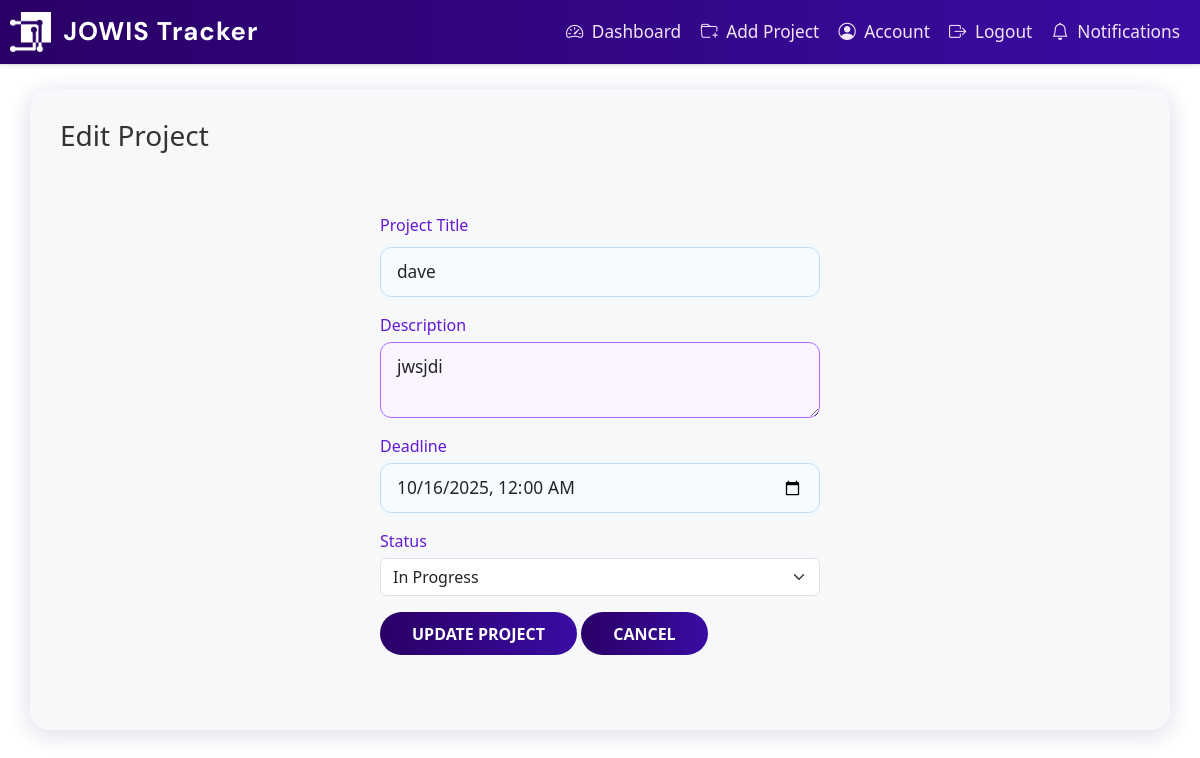
The page /project/9/edit (signed in) on the database its author committed.
### app/dbmodels.py (models this page shows, shortened)
class Project(db.Model):
    id = db.Column(db.Integer, primary_key=True, autoincrement=True)
    title = db.Column(db.String(150), nullable=False)
    description = db.Column(db.Text, nullable=False)
    tasks = db.relationship("Task", backref="project", cascade="all, delete-orphan", passive_deletes=True)
    milestones = db.relationship("Milestone", backref="project", cascade="all, delete-orphan", passive_deletes=True)
    deadline = db.Column(db.DateTime, nullable=False, default = datetime.now(timezone.utc)) # default to current time in UTC
    status = db.Column(db.String(20), nullable=False, default="Pending")
    comment = db.Column(db.Text, nullable=True)
    users = db.relationship(
        'User',
        secondary=project_users,
        back_populates='projects'
    )

### app/routes.py (the view)
@main.route("/project/<int:project_id>/edit", methods=["GET"])
@login_required
def edit_project(project_id):
    project = Project.query.get_or_404(project_id)
    form = ProjectForm(obj=project)
    if current_user.role == "admin":
        form.users.choices = [(u.id, u.username) for u in User.query.all()]
    else:
        if hasattr(form, 'users'):
            del form.users
    if current_user.role != 'admin' and current_user not in project.users:
        flash("You do not have permission to edit this project.", "danger")
        abort(403)
    return render_template("edit_project.html", project=project, form=form)

### app/forms.py
class ProjectForm(FlaskForm):
    title = StringField('Project Title', validators=[DataRequired()])
    description = TextAreaField('Description', validators=[DataRequired()])
    deadline = DateTimeLocalField('Deadline', format='%Y-%m-%dT%H:%M')
    status = SelectField('Status', choices=[('Pending', 'Pending'), ('In Progress', 'In Progress'), ('Completed', 'Completed')])
    users = SelectMultipleField('Assign Users', coerce=int)  # Only used by admin
    submit = SubmitField('Add Project')

### app/templates/edit_project.html (shortened to what this page needs)
{% extends "base.html" %}
{% block content %}
<div class="container mt-4">
    <h3>Edit Project</h3>
    <form method="POST">
        <div class="mb-3">
            {{ form.title.label(class="form-label") }}
            {{ form.title(class="form-control") }}
        </div>
        <div class="mb-3">
            {{ form.description.label(class="form-label") }}
            {{ form.description(class="form-control") }}
        </div>
        <div class="mb-3">
            {{ form.deadline.label(class="form-label") }}
            {{ form.deadline(class="form-control", type="datetime-local") }}
        </div>
        <div class="mb-3">
            {{ form.status.label(class="form-label") }}
            {{ form.status(class="form-select") }}
        </div>
        <button type="submit" class="btn btn-primary">Update Project</button>
        <a href="{{ url_for('main.dashboard') }}" class="btn btn-secondary">Cancel</a>
    </form>
</div>
{% endblock %}

### app/static/style.css (style rules this page uses)
body { background: #fff !important; font-family: "Segoe UI", Tahoma, Geneva, Verdana, sans-serif; color: #333; margin: 0; padding: 0; }
.btn, input[type="submit"], .submit, .btn-primary, .btn-outline-primary, .button { background: linear-gradient(90deg, #2a0066 0%, #3a0ca3 100%); color: #fff !important; border: none; transition: background 0.2s; }
body, body.bg-light, body.bg-gradient, body.bg-purple, body.bg-pink { background: #fff !important; }
.container, .container-login, .container-signup, .signup-container, .signup-container-1, .form-container { background: #f7f8fa !important; box-shadow: 0 4px 24px rgba(42, 0, 102, 0.08); border-radius: 1.2rem; }
input[type="text"], input[type="password"] { width: 100%; padding: 12px 15px; margin: 10px 0; border: 1px solid #ccc; border-radius: 6px; box-sizing: border-box; }
body { font-family: "Segoe UI", Tahoma, Geneva, Verdana, sans-serif; background-color: #f0f2f5; margin: 0; }
form { width: 350px; }
label { display: block; margin-top: 15px; margin-bottom: 5px; color: #555; font-weight: bold; }
input[type="text"], input[type="email"], input[type="password"] { width: 100%; padding: 12px 15px; margin: 10px 0; border: 1px solid #ccc; border-radius: 6px; box-sizing: border-box; }
a { color: #007bff; text-decoration: none; }
body { background-color: #f2f2f2; font-family: Arial, sans-serif; margin: 0; }
body { background-color: #f4f6f8; font-family: "Segoe UI", Tahoma, Geneva, Verdana, sans-serif; color: #333; margin: 0; padding: 0; }
.container { padding: 30px; border-radius: 12px; }
label { font-weight: bold; margin-bottom: 8px; display: block; }
input[type="text"], input[type="datetime"], input[type="checkbox"], textarea, select { width: 100%; padding: 10px 12px; border: 1px solid #ccc; border-radius: 8px; box-sizing: border-box; transition: 0.3s ease; }
body { font-family: "Segoe UI", Tahoma, Geneva, Verdana, sans-serif; background-color: #f4f6f8; margin: 0; }
form { padding: 25px 30px; border-radius: 10px; box-shadow: 0 4px 10px none; width: 100%; max-width: 500px; margin: 20px auto; }
label { display: block; margin-bottom: 8px; color: #555; font-weight: 500; }
input[type="text"], textarea { width: 100%; padding: 10px 12px; margin-bottom: 20px; border: 1px solid #9932cc; border-radius: 6px; font-size: 16px; transition: border-color 0.3s ease; }
.btn-primary, .btn-outline-primary { background: linear-gradient(90deg, #ad19d2 0%, #9042f5 100%); border: none; color: #fff; font-weight: 500; transition: background 0.2s; }
body { background: linear-gradient(120deg, #e3e6fd 0%, #cebbfb 100%); }
form label, .form-label { color: #6319d2; font-weight: 500; margin-bottom: 0.3rem; }
form input[type="text"], form input[type="datetime-local"], form textarea, form select, .form-control { border-radius: 0.7rem; border: 1px solid #bbdefb; background: #f7fbff; padding: 0.7rem 1rem; font-size: 1.08rem; margin-bottom: 1rem; transition: border 0.2s; }
.btn, input[type="submit"] { border-radius: 2em; font-weight: 600; padding: 0.6em 2em; background: linear-gradient(90deg, #5d19d2 0%, #7842f5 100%); color: #fff; border: none; transition: background 0.2s; }

### app/static/custom.css (style rules this page uses)
body { background: #fff !important; font-family: "Segoe UI", Tahoma, Geneva, Verdana, sans-serif; color: #333; margin: 0; padding: 0; }
.btn, input[type="submit"], .submit, .btn-primary, .btn-outline-primary, .button { background: linear-gradient(90deg, #2a0066 0%, #3a0ca3 100%); color: #fff !important; border: none; transition: background 0.2s; }
body, body.bg-light, body.bg-gradient, body.bg-purple, body.bg-pink { background: #fff !important; }
.container, .container-login, .container-signup, .signup-container, .signup-container-1, .form-container { background: #f7f8fa !important; box-shadow: 0 4px 24px rgba(42, 0, 102, 0.08); border-radius: 1.2rem; }
input[type="text"], input[type="email"], input[type="password"], input[type="datetime-local"], textarea, select, .form-control { border-radius: 0.7rem; border: 1px solid #b266ff; background: #faf5ff; padding: 0.7rem 1rem; font-size: 1.08rem; margin-bottom: 1rem; transition: border 0.2s; }
.btn, input[type="submit"], .submit, .btn-primary, .btn-outline-primary, .button { background: linear-gradient(90deg, #2a0066 0%, #3a0ca3 100%); color: #fff !important; border: none; transition: background 0.2s; font-size: 16px; text-transform: uppercase; cursor: pointer; }

### rows shown on the page
Project: title "dave", description "jwsjdi", deadline "10/16/2025 00:00", status "In Progress"
